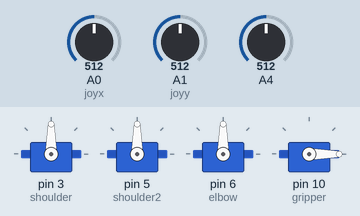
Simulated run of this sketch. Board: Arduino Uno, built with avr-gcc and run on an emulated ATmega328P. On the bench: 4 × servo. The inputs (shaded band) are chosen by the test bench; at power-on: A0 (joyx) = 512, A1 (joyy) = 512, A4 = 512.

Above: at 1.2 s.
1.3 s: A0 (joyx) set to 716
At 2.2 s:
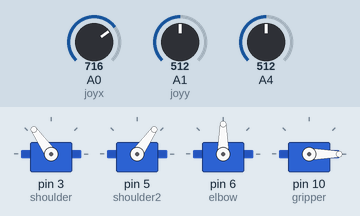
2.8 s: A1 (joyy) set to 716
At 3.3 s:
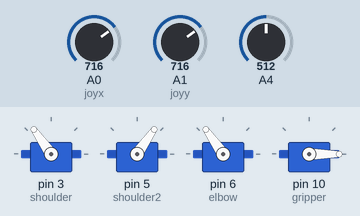
4.3 s: A4 set to 0
At 5.5 s:
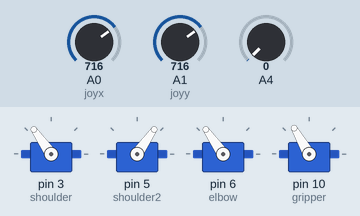
5.8 s: A0 (joyx) set to 900
At 6.5 s:
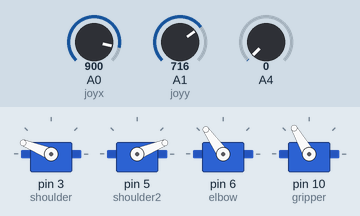
7.3 s: A1 (joyy) set to 900
At 7.9 s:
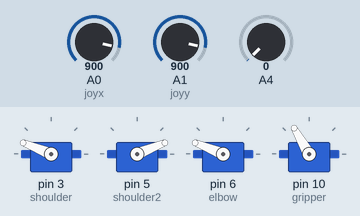
8.8 s: A0 (joyx) set to 1023
At 9.9 s:
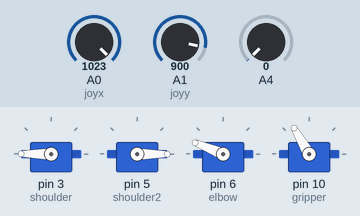
Timing chart, 0 to 11.3 s (numbered marks = the images above; inputs shaded):
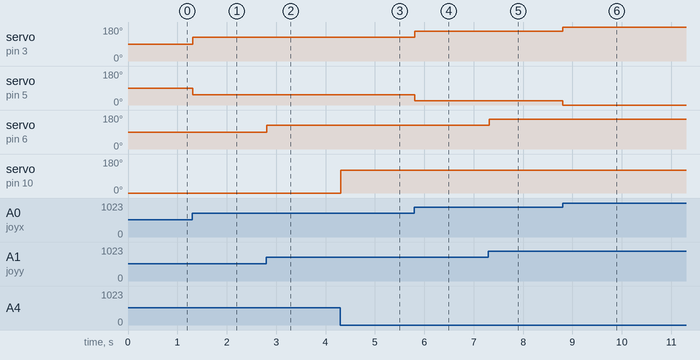

The sketch:

servo_jotstick.ino
```cpp
#include <Servo.h>
Servo shoulder;
Servo shoulder2;
Servo elbow;
Servo gripper;
#define joyx A0
#define joyy A1
int joyval=0;

void setup() {
  // put your setup code here, to run once:
shoulder.attach(3);
shoulder2.attach(5);
elbow.attach(6);
gripper.attach(10);
pinMode (4,INPUT);

shoulder.writeMicroseconds(544);
 shoulder2.writeMicroseconds(544);
 elbow.writeMicroseconds(444);
 gripper.writeMicroseconds(344);

}

void loop() {
  // put your main code here, to run repeatedly:
  int val ;
joyval=analogRead(joyx);
shoulder.write(map(joyval,0,1023,0,180));
joyval=analogRead(joyx);
shoulder2.write(map(joyval,0,1023,180,0));
joyval=analogRead(joyy);
elbow.write(map(joyval,0,1023,0,180));
delay(15);
val=analogRead(4);
if(val==1)
gripper.write(50);
else if (val==0)
gripper.write(120);
}
```

Measured:
- after the input at 1.3 s, servo on pin 3 (shoulder): 90° → 125° at once; servo on pin 5 (shoulder2): 90° → 55° at once
- after the input at 2.8 s, servo on pin 6 (elbow): 90° → 125° at once
- after the input at 4.3 s, servo on pin 10 (gripper): 0° → 120° at once
- after the input at 5.8 s, servo on pin 3 (shoulder): 125° → 158° at once; servo on pin 5 (shoulder2): 55° → 22° at once
- after the input at 7.3 s, servo on pin 6 (elbow): 125° → 158° at once
- after the input at 8.8 s, servo on pin 3 (shoulder): 158° → 180° at once; servo on pin 5 (shoulder2): 22° → 0° at once
